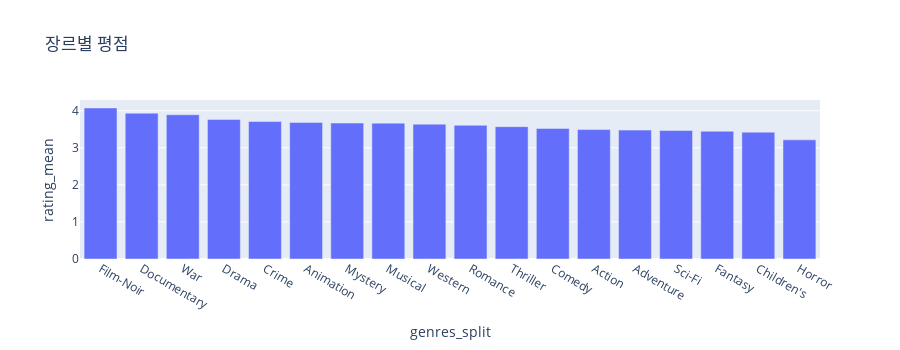

The cell this chart's notebook holds for it:
### Code cell
px.bar(rating_by_genre_df, x='genres_split', y='rating_mean', height=350, title='장르별 평점').update_xaxes(categoryorder="total descending")

### Figure 1 — Plotly figure (JSON) as saved in the notebook; plotly's stock layout.template omitted (floating-point values rounded to 4 significant figures)
{"data": [{"alignmentgroup": "True", "hovertemplate": "genres_split=%{x}<br>rating_mean=%{y}<extra></extra>", "legendgroup": "", "marker": {"color": "#636efa", "pattern": {"shape": ""}}, "name": "", "offsetgroup": "", "orientation": "v", "showlegend": false, "textposition": "auto", "type": "bar", "x": ["Horror", "Children's", "Fantasy", "Sci-Fi", "Adventure", "Action", "Comedy", "Thriller", "Romance", "Western", "Musical", "Mystery", "Animation", "Crime", "Drama", "War", "Documentary", "Film-Noir"], "xaxis": "x", "y": [3.215, 3.422, 3.447, 3.467, 3.477, 3.491, 3.522, 3.57, 3.607, 3.638, 3.666, 3.668, 3.685, 3.709, 3.766, 3.893, 3.933, 4.075], "yaxis": "y"}], "layout": {"barmode": "relative", "height": 350, "legend": {"tracegroupgap": 0}, "title": {"text": "장르별 평점"}, "xaxis": {"anchor": "y", "categoryorder": "total descending", "domain": [0, 1], "title": {"text": "genres_split"}}, "yaxis": {"anchor": "x", "domain": [0, 1], "title": {"text": "rating_mean"}}}}
